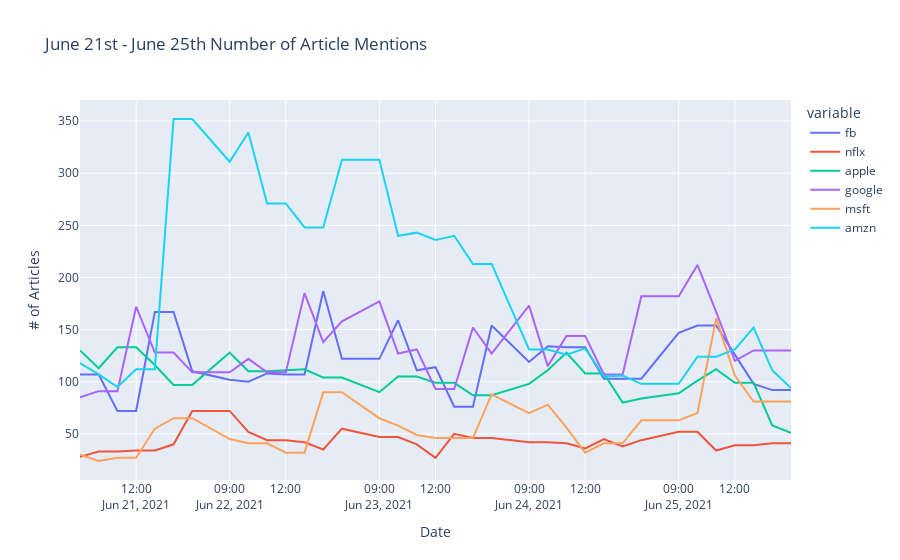

This figure's notebook cell:
### Code cell
fig = px.line(all_res.iloc[35:], x=all_res.index[35:], y=['fb', 'nflx', 'apple', 'google', 'msft', 'amzn'],
                 title="June 21st - June 25th Number of Article Mentions")
fig.update_xaxes(
    rangebreaks=[
        dict(bounds=[17, 9], pattern="hour"), #hide hours outside of 9am-5pm
    ]
)
fig.update_layout(

    xaxis_title="Date",
    yaxis_title="# of Articles")

fig.show()
